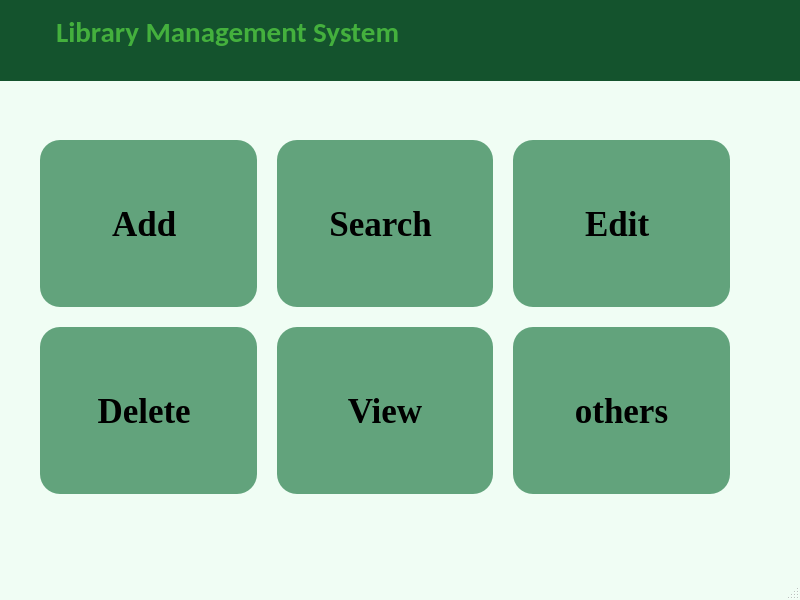
<?xml version="1.0" encoding="UTF-8"?>
<ui version="4.0">
 <class>MainWindow</class>
 <widget class="QMainWindow" name="MainWindow">
  <property name="geometry">
   <rect>
    <x>0</x>
    <y>0</y>
    <width>800</width>
    <height>600</height>
   </rect>
  </property>
  <property name="minimumSize">
   <size>
    <width>180</width>
    <height>140</height>
   </size>
  </property>
  <property name="maximumSize">
   <size>
    <width>16777</width>
    <height>16777</height>
   </size>
  </property>
  <property name="windowTitle">
   <string>MainWindow</string>
  </property>
  <property name="styleSheet">
   <string notr="true">QMainWindow {
   
	background-color: #F0FDF4;
}</string>
  </property>
  <widget class="QWidget" name="centralwidget">
   <property name="maximumSize">
    <size>
     <width>16777</width>
     <height>16777</height>
    </size>
   </property>
   <property name="styleSheet">
    <string notr="true"/>
   </property>
   <widget class="QWidget" name="layoutWidget">
    <property name="geometry">
     <rect>
      <x>40</x>
      <y>140</y>
      <width>690</width>
      <height>354</height>
     </rect>
    </property>
    <layout class="QGridLayout" name="gridLayout">
     <property name="spacing">
      <number>20</number>
     </property>
     <item row="0" column="2">
      <widget class="QPushButton" name="btnedit">
       <property name="sizePolicy">
        <sizepolicy hsizetype="Expanding" vsizetype="Expanding">
         <horstretch>0</horstretch>
         <verstretch>0</verstretch>
        </sizepolicy>
       </property>
       <property name="minimumSize">
        <size>
         <width>150</width>
         <height>0</height>
        </size>
       </property>
       <property name="font">
        <font>
         <family>Times New Roman</family>
         <pointsize>26</pointsize>
         <bold>true</bold>
        </font>
       </property>
       <property name="styleSheet">
        <string notr="true">QPushButton {
	background-color: #62a37c;
	color: black;
    border-radius: 20px;
    padding: 20px;
    border: none;

  }

QPushButton:hover {
    background-color: qlineargradient(
        x1: 0, y1: 0,
        x2: 1, y2: 1,
        stop: 0 #43e97b,
        stop: 1 #38f9d7
    );

}

QPushButton:pressed {
    background-color: #1f4037;
}</string>
       </property>
       <property name="text">
        <string>Edit </string>
       </property>
      </widget>
     </item>
     <item row="1" column="1">
      <widget class="QPushButton" name="btnview">
       <property name="sizePolicy">
        <sizepolicy hsizetype="Expanding" vsizetype="Expanding">
         <horstretch>0</horstretch>
         <verstretch>0</verstretch>
        </sizepolicy>
       </property>
       <property name="minimumSize">
        <size>
         <width>150</width>
         <height>0</height>
        </size>
       </property>
       <property name="font">
        <font>
         <family>Times New Roman</family>
         <pointsize>26</pointsize>
         <bold>true</bold>
        </font>
       </property>
       <property name="styleSheet">
        <string notr="true">QPushButton {
	background-color: #62a37c;
	color: black;
    border-radius: 20px;
    padding: 20px;
    border: none;

  }

QPushButton:hover {
    background-color: qlineargradient(
        x1: 0, y1: 0,
        x2: 1, y2: 1,
        stop: 0 #43e97b,
        stop: 1 #38f9d7
    );

}

QPushButton:pressed {
    background-color: #1f4037;
}</string>
       </property>
       <property name="text">
        <string>View</string>
       </property>
      </widget>
     </item>
     <item row="1" column="0">
      <widget class="QPushButton" name="btndelete">
       <property name="sizePolicy">
        <sizepolicy hsizetype="Expanding" vsizetype="Expanding">
         <horstretch>0</horstretch>
         <verstretch>0</verstretch>
        </sizepolicy>
       </property>
       <property name="minimumSize">
        <size>
         <width>150</width>
         <height>0</height>
        </size>
       </property>
       <property name="font">
        <font>
         <family>Times New Roman</family>
         <pointsize>26</pointsize>
         <bold>true</bold>
        </font>
       </property>
       <property name="styleSheet">
        <string notr="true">QPushButton {
	background-color: #62a37c;
	color: black;
    border-radius: 20px;
    padding: 20px;
    border: none;

  }

QPushButton:hover {
    background-color: qlineargradient(
        x1: 0, y1: 0,
        x2: 1, y2: 1,
        stop: 0 #43e97b,
        stop: 1 #38f9d7
    );

}

QPushButton:pressed {
    background-color: #1f4037;
}</string>
       </property>
       <property name="text">
        <string>Delete </string>
       </property>
      </widget>
     </item>
     <item row="1" column="2">
      <widget class="QPushButton" name="btnothers">
       <property name="sizePolicy">
        <sizepolicy hsizetype="Expanding" vsizetype="Expanding">
         <horstretch>0</horstretch>
         <verstretch>0</verstretch>
        </sizepolicy>
       </property>
       <property name="minimumSize">
        <size>
         <width>150</width>
         <height>0</height>
        </size>
       </property>
       <property name="font">
        <font>
         <family>Times New Roman</family>
         <pointsize>26</pointsize>
         <bold>true</bold>
        </font>
       </property>
       <property name="styleSheet">
        <string notr="true">QPushButton {
	background-color: #62a37c;
	color: black;
    border-radius: 20px;
    padding: 20px;
    border: none;

  }

QPushButton:hover {
    background-color: qlineargradient(
        x1: 0, y1: 0,
        x2: 1, y2: 1,
        stop: 0 #43e97b,
        stop: 1 #38f9d7
    );

}

QPushButton:pressed {
    background-color: #1f4037;
}</string>
       </property>
       <property name="text">
        <string>others</string>
       </property>
      </widget>
     </item>
     <item row="0" column="1">
      <widget class="QPushButton" name="btnsearch">
       <property name="sizePolicy">
        <sizepolicy hsizetype="Expanding" vsizetype="Expanding">
         <horstretch>0</horstretch>
         <verstretch>0</verstretch>
        </sizepolicy>
       </property>
       <property name="minimumSize">
        <size>
         <width>150</width>
         <height>0</height>
        </size>
       </property>
       <property name="font">
        <font>
         <family>Times New Roman</family>
         <pointsize>26</pointsize>
         <bold>true</bold>
        </font>
       </property>
       <property name="styleSheet">
        <string notr="true">QPushButton {
	background-color: #62a37c;
	color: black;
    border-radius: 20px;
    padding: 20px;
    border: none;

  }

QPushButton:hover {
    background-color: qlineargradient(
        x1: 0, y1: 0,
        x2: 1, y2: 1,
        stop: 0 #43e97b,
        stop: 1 #38f9d7
    );

}

QPushButton:pressed {
    background-color: #1f4037;
}</string>
       </property>
       <property name="text">
        <string>Search </string>
       </property>
      </widget>
     </item>
     <item row="0" column="0">
      <widget class="QPushButton" name="btnadd">
       <property name="sizePolicy">
        <sizepolicy hsizetype="Expanding" vsizetype="Expanding">
         <horstretch>0</horstretch>
         <verstretch>0</verstretch>
        </sizepolicy>
       </property>
       <property name="minimumSize">
        <size>
         <width>150</width>
         <height>120</height>
        </size>
       </property>
       <property name="font">
        <font>
         <family>Times New Roman</family>
         <pointsize>26</pointsize>
         <bold>true</bold>
        </font>
       </property>
       <property name="styleSheet">
        <string notr="true">QPushButton {
	background-color: #62a37c;
	color: black;
    border-radius: 20px;
    padding: 20px;
    border: none;

  }

QPushButton:hover {
    background-color: qlineargradient(
        x1: 0, y1: 0,
        x2: 1, y2: 1,
        stop: 0 #43e97b,
        stop: 1 #38f9d7
    );

}

QPushButton:pressed {
    background-color: #1f4037;
}</string>
       </property>
       <property name="text">
        <string>Add </string>
       </property>
      </widget>
     </item>
    </layout>
   </widget>
   <widget class="QWidget" name="widget_2" native="true">
    <property name="geometry">
     <rect>
      <x>0</x>
      <y>0</y>
      <width>801</width>
      <height>81</height>
     </rect>
    </property>
    <property name="styleSheet">
     <string notr="true">background-color: #14532D;</string>
    </property>
    <widget class="QLabel" name="label">
     <property name="geometry">
      <rect>
       <x>56</x>
       <y>6</y>
       <width>391</width>
       <height>51</height>
      </rect>
     </property>
     <property name="font">
      <font>
       <family>Calibri</family>
       <pointsize>22</pointsize>
       <bold>true</bold>
      </font>
     </property>
     <property name="styleSheet">
      <string notr="true">QLabel{
	color: rgb(68, 176, 61);

}
</string>
     </property>
     <property name="text">
      <string>Library Management System</string>
     </property>
    </widget>
    <widget class="QWidget" name="widget" native="true">
     <property name="geometry">
      <rect>
       <x>10</x>
       <y>10</y>
       <width>41</width>
       <height>41</height>
      </rect>
     </property>
     <property name="styleSheet">
      <string notr="true">QWidget{
    border-image: url(D:/first/LibManage/img/bookIcon.jpg);
}</string>
     </property>
    </widget>
    <widget class="QToolButton" name="btnprofile">
     <property name="geometry">
      <rect>
       <x>750</x>
       <y>10</y>
       <width>27</width>
       <height>27</height>
      </rect>
     </property>
     <property name="styleSheet">
      <string notr="true">QToolButton {
    border: none;
    background: transparent;
}</string>
     </property>
     <property name="text">
      <string/>
     </property>
     <property name="icon">
      <iconset>
       <normaloff>img/userIcon.jpg</normaloff>img/userIcon.jpg</iconset>
     </property>
     <property name="iconSize">
      <size>
       <width>24</width>
       <height>24</height>
      </size>
     </property>
    </widget>
   </widget>
  </widget>
  <widget class="QMenuBar" name="menubar">
   <property name="geometry">
    <rect>
     <x>0</x>
     <y>0</y>
     <width>800</width>
     <height>21</height>
    </rect>
   </property>
  </widget>
  <widget class="QStatusBar" name="statusbar"/>
 </widget>
 <resources/>
 <connections/>
</ui>
